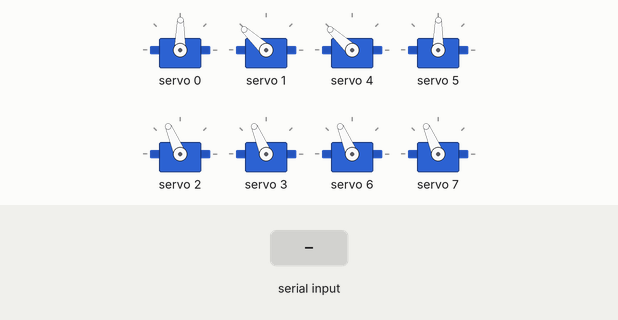
Recording of a sketch running on a simulated Arduino Uno, built with avr-gcc and run on an emulated ATmega328P. Shown: 8 × servo. Inputs (shaded band) come from the test bench. What the sketch prints to the serial monitor is not drawn.

Above: at 1.2 s.
1.3 s: "F" received over Serial
At 1.48 s:
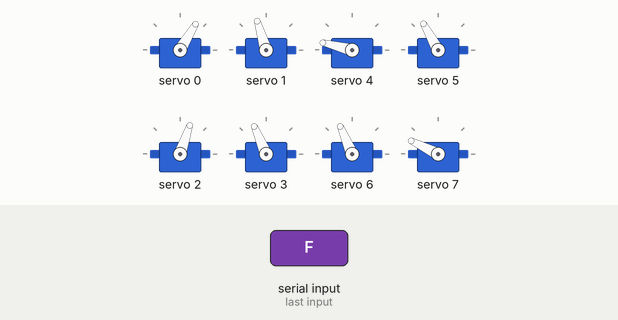
4.3 s: "B" received over the second serial link
At 4.48 s:
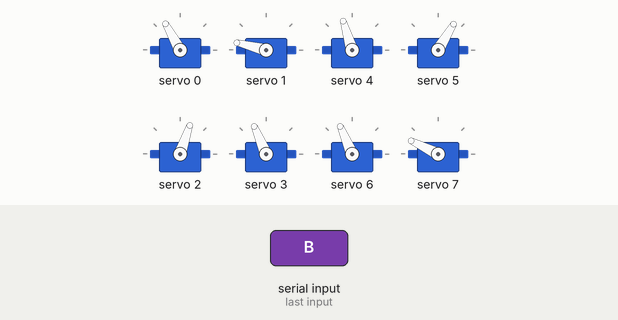
7.3 s: "L" received over Serial
At 7.48 s:
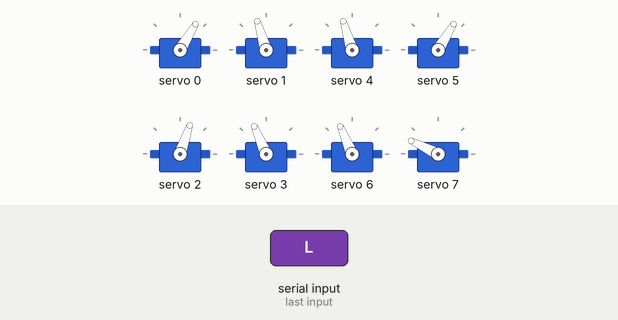
10.3 s: "R" received over the second serial link
At 10.48 s:
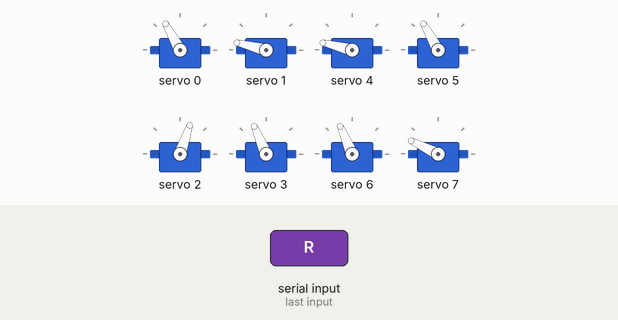
13.3 s: "W" received over Serial
At 16.0 s:
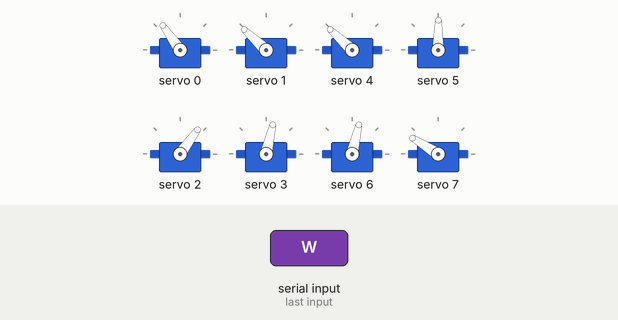
16.3 s: "W" received over the second serial link
At 16.7 s:
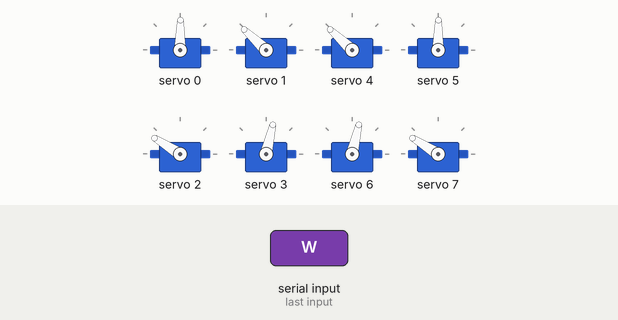
Timing chart, 0 to 20.3 s (numbered marks = the images above; inputs shaded):
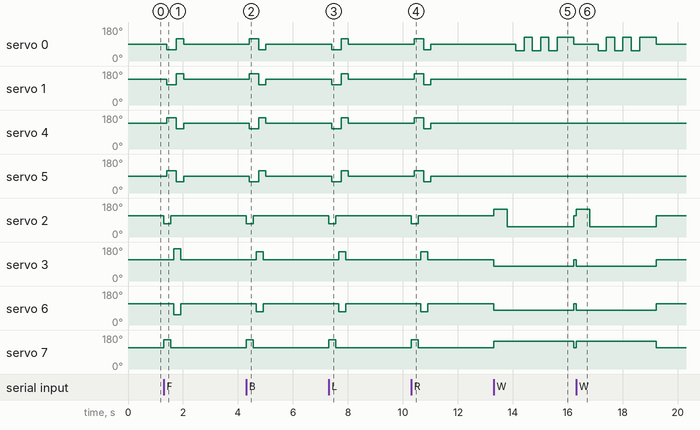

The sketch:

walk_test.ino
```cpp
/*
 * WALK TEST - Bluetooth + Serial Control
 * Quadruped robot with PCA9685
 * Bluetooth: RX=D2, TX=D3
 * Commands: F=forward, B=backward, L=left, R=right, W=hello, H=home
 */

#include <Wire.h>
#include <Adafruit_PWMServoDriver.h>
#include <SoftwareSerial.h>

Adafruit_PWMServoDriver pwm = Adafruit_PWMServoDriver();
SoftwareSerial BT(2, 3);  // RX=D2, TX=D3

#define SERVOMIN  125
#define SERVOMAX  575

// Channel mapping
#define FR_HIP 0
#define FL_HIP 1
#define FR_LEG 2
#define FL_LEG 3
#define BR_HIP 4
#define BL_HIP 5
#define BR_LEG 6
#define BL_LEG 7

// Home positions
int homeHip[4] = {70, 110, 110, 70};  // FR, FL, BR, BL
int homeLeg = 90;

// Movement parameters (original working values)
int hipSwing = 25;
int legLift = 35;

void setAngle(int ch, int angle) {
  angle = constrain(angle, 0, 180);
  int pulse = map(angle, 0, 180, SERVOMIN, SERVOMAX);
  pwm.setPWM(ch, 0, pulse);
}

void homePosition() {
  setAngle(FR_HIP, homeHip[0]);
  setAngle(FL_HIP, homeHip[1]);
  setAngle(BR_HIP, homeHip[2]);
  setAngle(BL_HIP, homeHip[3]);
  setAngle(FR_LEG, homeLeg);
  setAngle(FL_LEG, homeLeg);
  setAngle(BR_LEG, homeLeg);
  setAngle(BL_LEG, homeLeg);
}

void walkForward(int steps) {
  for (int s = 0; s < steps; s++) {
    // Step 1: Lift FR and BL
    setAngle(FR_LEG, homeLeg - legLift);
    setAngle(BL_LEG, homeLeg + legLift);
    delay(100);

    setAngle(FR_HIP, homeHip[0] - hipSwing);
    setAngle(BL_HIP, homeHip[3] + hipSwing);
    setAngle(FL_HIP, homeHip[1] - hipSwing);
    setAngle(BR_HIP, homeHip[2] + hipSwing);
    delay(150);

    setAngle(FR_LEG, homeLeg);
    setAngle(BL_LEG, homeLeg);
    delay(100);

    // Step 2: Lift FL and BR (more lift)
    setAngle(FL_LEG, homeLeg + legLift + 15);
    setAngle(BR_LEG, homeLeg - legLift - 15);
    delay(100);

    setAngle(FL_HIP, homeHip[1] + hipSwing);
    setAngle(BR_HIP, homeHip[2] - hipSwing);
    setAngle(FR_HIP, homeHip[0] + hipSwing);
    setAngle(BL_HIP, homeHip[3] - hipSwing);
    delay(150);

    setAngle(FL_LEG, homeLeg);
    setAngle(BR_LEG, homeLeg);
    delay(100);

  }
  homePosition();
}

void walkBackward(int steps) {
  for (int s = 0; s < steps; s++) {
    // Step 1: Lift FR and BL
    setAngle(FR_LEG, homeLeg - legLift);
    setAngle(BL_LEG, homeLeg + legLift);
    delay(100);

    setAngle(FR_HIP, homeHip[0] + hipSwing);
    setAngle(BL_HIP, homeHip[3] - hipSwing);
    setAngle(FL_HIP, homeHip[1] + hipSwing);
    setAngle(BR_HIP, homeHip[2] - hipSwing);
    delay(150);

    setAngle(FR_LEG, homeLeg);
    setAngle(BL_LEG, homeLeg);
    delay(100);

    // Step 2: Lift FL and BR
    setAngle(FL_LEG, homeLeg + legLift);
    setAngle(BR_LEG, homeLeg - legLift);
    delay(100);

    setAngle(FL_HIP, homeHip[1] - hipSwing);
    setAngle(BR_HIP, homeHip[2] + hipSwing);
    setAngle(FR_HIP, homeHip[0] - hipSwing);
    setAngle(BL_HIP, homeHip[3] + hipSwing);
    delay(150);

    setAngle(FL_LEG, homeLeg);
    setAngle(BR_LEG, homeLeg);
    delay(100);
  }
  homePosition();
}

void turnLeft(int steps) {
  for (int s = 0; s < steps; s++) {
    // Lift FR and BL (diagonal)
    setAngle(FR_LEG, homeLeg - legLift);
    setAngle(BL_LEG, homeLeg + legLift);
    delay(100);

    // Rotate: right side forward, left side back
    setAngle(FR_HIP, homeHip[0] - hipSwing);
    setAngle(BR_HIP, homeHip[2] - hipSwing);
    setAngle(FL_HIP, homeHip[1] - hipSwing);
    setAngle(BL_HIP, homeHip[3] - hipSwing);
    delay(150);

    // Put down
    setAngle(FR_LEG, homeLeg);
    setAngle(BL_LEG, homeLeg);
    delay(100);

    // Lift FL and BR
    setAngle(FL_LEG, homeLeg + legLift);
    setAngle(BR_LEG, homeLeg - legLift);
    delay(100);

    // Continue rotation
    setAngle(FR_HIP, homeHip[0] + hipSwing);
    setAngle(BR_HIP, homeHip[2] + hipSwing);
    setAngle(FL_HIP, homeHip[1] + hipSwing);
    setAngle(BL_HIP, homeHip[3] + hipSwing);
    delay(150);

    // Put down
    setAngle(FL_LEG, homeLeg);
    setAngle(BR_LEG, homeLeg);
    delay(100);
  }
  homePosition();
}

void turnRight(int steps) {
  for (int s = 0; s < steps; s++) {
    // Lift FR and BL (diagonal)
    setAngle(FR_LEG, homeLeg - legLift);
    setAngle(BL_LEG, homeLeg + legLift);
    delay(100);

    // Rotate: left side forward, right side back
    setAngle(FR_HIP, homeHip[0] + hipSwing);
    setAngle(BR_HIP, homeHip[2] + hipSwing);
    setAngle(FL_HIP, homeHip[1] + hipSwing);
    setAngle(BL_HIP, homeHip[3] + hipSwing);
    delay(150);

    // Put down
    setAngle(FR_LEG, homeLeg);
    setAngle(BL_LEG, homeLeg);
    delay(100);

    // Lift FL and BR
    setAngle(FL_LEG, homeLeg + legLift);
    setAngle(BR_LEG, homeLeg - legLift);
    delay(100);

    // Continue rotation
    setAngle(FR_HIP, homeHip[0] - hipSwing);
    setAngle(BR_HIP, homeHip[2] - hipSwing);
    setAngle(FL_HIP, homeHip[1] - hipSwing);
    setAngle(BL_HIP, homeHip[3] - hipSwing);
    delay(150);

    // Put down
    setAngle(FL_LEG, homeLeg);
    setAngle(BR_LEG, homeLeg);
    delay(100);
  }
  homePosition();
}

void hello() {
  // Sit back - lean on back legs
  setAngle(FR_LEG, homeLeg + 30);   // Front legs up
  setAngle(FL_LEG, homeLeg - 30);
  setAngle(BR_LEG, homeLeg - 30);   // Back legs down
  setAngle(BL_LEG, homeLeg + 30);
  delay(500);

  // Raise front right leg high
  setAngle(FR_LEG, homeLeg - 50);
  delay(300);

  // Wave
  for (int i = 0; i < 3; i++) {
    setAngle(FR_HIP, homeHip[0] - 30);
    delay(300);
    setAngle(FR_HIP, homeHip[0] + 30);
    delay(300);
  }

  delay(300);
  homePosition();
}

void setup() {
  Serial.begin(9600);
  BT.begin(9600);

  pwm.begin();
  pwm.setOscillatorFrequency(27000000);
  pwm.setPWMFreq(50);
  delay(10);

  homePosition();

  Serial.println("Ready! F=forward B=back L=left R=right W=hello H=home");
}

void loop() {
  // Check Bluetooth first
  if (BT.available()) {
    char cmd = BT.read();
    runCommand(cmd);
  }

  // Check Serial
  if (Serial.available()) {
    char cmd = Serial.read();
    runCommand(cmd);
  }
}

void runCommand(char cmd) {
  switch(cmd) {
    case 'F': walkForward(1); delay(200); break;
    case 'B': walkBackward(1); delay(200); break;
    case 'L': turnLeft(1); break;
    case 'R': turnRight(1); break;
    case 'W': hello(); break;
    case 'H': homePosition(); break;
  }
}
```

Measured:
- after the input at 1.3 s, servo 0: 89° → 59° after 0.11 s, → 119° 0.36 s later, → 89° 0.26 s later; servo 1: 137° → 107° after 0.11 s, → 166° 0.36 s later, → 137° 0.26 s later
- after the input at 4.3 s, servo 0: 89° → 119° after 0.10 s, → 59° 0.36 s later, → 89° 0.26 s later; servo 1: 137° → 166° after 0.10 s, → 107° 0.36 s later, → 137° 0.26 s later
- after the input at 7.3 s, servo 0, servo 5: 89° → 59° after 0.11 s, → 119° 0.36 s later, → 89° 0.25 s later; servo 1, servo 4: 137° → 107° after 0.11 s, → 166° 0.36 s later, → 137° 0.25 s later; servo 2: 113° → 71° at once, → 113° 0.25 s later; servo 3: 113° → 154° after 0.36 s, → 113° 0.25 s later; servo 6: 113° → 71° after 0.36 s, → 113° 0.25 s later
- after the input at 10.3 s, servo 0, servo 5: 89° → 119° after 0.10 s, → 59° 0.36 s later, → 89° 0.25 s later; servo 1, servo 4: 137° → 166° after 0.10 s, → 107° 0.36 s later, → 137° 0.25 s later; servo 2: 113° → 71° at once, → 113° 0.25 s later; servo 3: 113° → 154° after 0.36 s, → 113° 0.25 s later; servo 6: 113° → 71° after 0.36 s, → 113° 0.25 s later
- after the input at 13.3 s, servo 0: 89° → 54° after 0.81 s, → 125° 0.30 s later, → 54° 0.30 s later, → 125° 0.30 s later, … (7 changes in this stretch); servo 2: 113° → 148° at once, → 54° 0.50 s later, → 113° 2.4 s later; servo 3, servo 6: 113° → 77° at once, → 113° 2.9 s later; servo 7: 113° → 148° at once, → 113° 2.9 s later
- after the input at 16.3 s, servo 0: 89° → 54° after 0.80 s, → 125° 0.30 s later, → 54° 0.30 s later, → 125° 0.30 s later, … (7 changes in this stretch); servo 2: 113° → 148° at once, → 54° 0.50 s later, → 113° 2.4 s later; servo 3, servo 6: 113° → 77° at once, → 113° 2.9 s later; servo 7: 113° → 148° at once, → 113° 2.9 s later
